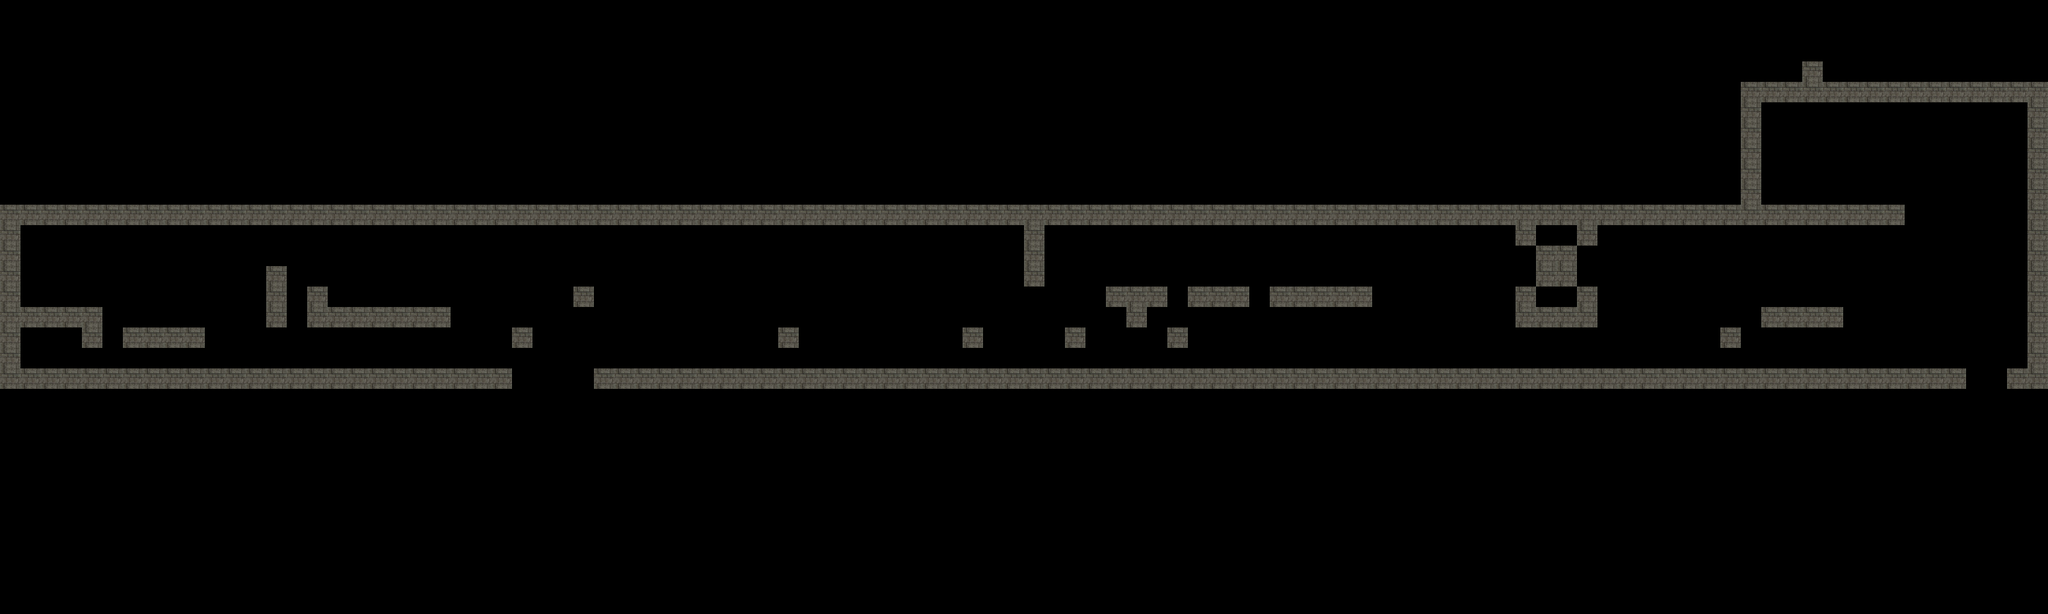

A level layout from a 2D game, rendered from its tile map. Below: a short description, then the map file with tile-grid data replaced by summaries:
An orthogonal 100x30 tile map with 32x32 px tiles, 1 tile layer (BlocsStatiques), 2 tilesets and 45 objects (16x personnage, 9x Plateforme_Point, 8x Plateforme_Base, 5x BlocsBlessant, 4x ramassable, ...).

<map version="1.0" orientation="orthogonal" width="100" height="30" tilewidth="32" tileheight="32">
 <tileset firstgid="1" name="tiles" tilewidth="32" tileheight="32">
  <image source="tile.png" width="128" height="64" />
 </tileset>
 <tileset firstgid="9" name="wall" tilewidth="32" tileheight="32">
  <image source="wall.jpg" width="32" height="32" />
 </tileset>
 <layer name="BlocsStatiques" width="100" height="30">
  <data>[3000 cells, 286 non-empty, 1 distinct tile ids]</data>
 </layer>
 <objectgroup name="Switch" width="100" height="30">
  <object name="Switch1" type="Switch" x="288" y="480" width="32" height="32">
   <properties>
    <property name="Image_Off" value="res/switch_off.png" />
    <property name="Image_On" value="res/switch_on.png" />
    <property name="restoreLevel" value="1" />
   </properties>
  </object>
  <object name="Switch2" type="Switch" x="2144" y="448" width="32" height="32">
   <properties>
    <property name="Image_Off" value="res/switch_off.png" />
    <property name="Image_On" value="res/switch_on.png" />
    <property name="restoreLevel" value="1" />
   </properties>
  </object>
  <object name="Switch3" type="Switch" x="2784" y="448" width="32" height="32">
   <properties>
    <property name="Image_Off" value="res/switch_off.png" />
    <property name="Image_On" value="res/switch_on.png" />
    <property name="restoreLevel" value="1" />
   </properties>
  </object>
  <object name="kamikaze" type="personnage" x="1344" y="544" width="32" height="32">
   <properties>
    <property name="restoreLevel" value="1" />
   </properties>
  </object>
  <object name="kamikaze" type="personnage" x="1408" y="544" width="32" height="32">
   <properties>
    <property name="restoreLevel" value="1" />
   </properties>
  </object>
  <object name="kamikaze" type="personnage" x="1440" y="544" width="32" height="32">
   <properties>
    <property name="restoreLevel" value="1" />
   </properties>
  </object>
  <object name="kamikaze" type="personnage" x="1472" y="544" width="32" height="32">
   <properties>
    <property name="restoreLevel" value="1" />
   </properties>
  </object>
 </objectgroup>
 <objectgroup name="Personnages" width="100" height="30">
  <object name="robot" type="personnage" x="64" y="448" width="32" height="32">
   <properties>
    <property name="restoreLevel" value="1" />
   </properties>
  </object>
  <object name="Plateforme1" type="Plateforme_Base" x="160" y="544" width="32" height="32">
   <properties>
    <property name="Image" value="res/caisse2.png" />
    <property name="Receiver" value="true" />
    <property name="Reverse" value="false" />
    <property name="Sender" value="Switch1" />
    <property name="Signal" value="false" />
    <property name="draw" value="false" />
    <property name="restoreLevel" value="1" />
   </properties>
  </object>
  <object name="kamikaze" type="personnage" x="32" y="544" width="32" height="32">
   <properties>
    <property name="restoreLevel" value="1" />
   </properties>
  </object>
  <object name="Plateforme1" type="Plateforme_Point" x="160" y="512" width="32" height="32">
   <properties>
    <property name="Image" value="res/caisse2.png" />
    <property name="Receiver" value="true" />
    <property name="Reverse" value="false" />
    <property name="Sender" value="Switch1" />
    <property name="Signal" value="false" />
    <property name="restoreLevel" value="1" />
   </properties>
  </object>
  <object name="kamikaze" type="personnage" x="64" y="544" width="32" height="32">
   <properties>
    <property name="restoreLevel" value="1" />
   </properties>
  </object>
  <object name="kamikaze" type="personnage" x="96" y="544" width="32" height="32">
   <properties>
    <property name="restoreLevel" value="1" />
   </properties>
  </object>
  <object name="Plateforme2" type="Plateforme_Base" x="448" y="544" width="32" height="32">
   <properties>
    <property name="Image" value="res/caisse2.png" />
    <property name="Receiver" value="true" />
    <property name="Reverse" value="false" />
    <property name="Sender" value="Switch1" />
    <property name="Signal" value="false" />
    <property name="draw" value="false" />
    <property name="restoreLevel" value="1" />
   </properties>
  </object>
  <object name="Plateforme2" type="Plateforme_Point" x="448" y="480" width="32" height="32">
   <properties>
    <property name="Image" value="res/caisse2.png" />
    <property name="Receiver" value="true" />
    <property name="Reverse" value="false" />
    <property name="Sender" value="Switch1" />
    <property name="Signal" value="false" />
    <property name="restoreLevel" value="1" />
   </properties>
  </object>
  <object name="Pics1" type="BlocsBlessant" x="800" y="576" width="32" height="32">
   <properties>
    <property name="restoreLevel" value="1" />
   </properties>
  </object>
  <object name="Pics2" type="BlocsBlessant" x="832" y="576" width="32" height="32">
   <properties>
    <property name="restoreLevel" value="1" />
   </properties>
  </object>
  <object name="Pics3" type="BlocsBlessant" x="864" y="576" width="32" height="32">
   <properties>
    <property name="restoreLevel" value="1" />
   </properties>
  </object>
  <object name="Pics4" type="BlocsBlessant" x="896" y="576" width="32" height="32">
   <properties>
    <property name="restoreLevel" value="1" />
   </properties>
  </object>
  <object name="kamikaze" type="personnage" x="512" y="416" width="32" height="32">
   <properties>
    <property name="restoreLevel" value="1" />
   </properties>
  </object>
  <object name="kamikaze" type="personnage" x="544" y="416" width="32" height="32">
   <properties>
    <property name="restoreLevel" value="1" />
   </properties>
  </object>
  <object name="potionVitesse" type="ramassable" x="576" y="544" width="32" height="32">
   <properties>
    <property name="restoreLevel" value="1" />
   </properties>
  </object>
  <object name="kamikaze" type="personnage" x="576" y="416" width="32" height="32">
   <properties>
    <property name="restoreLevel" value="1" />
   </properties>
  </object>
  <object name="Plateforme3" type="Plateforme_Base" x="1472" y="480" width="32" height="32">
   <properties>
    <property name="Image" value="res/caisse2.png" />
    <property name="Receiver" value="false" />
    <property name="Reverse" value="true" />
    <property name="Sender" value="Switch1" />
    <property name="Signal" value="true" />
    <property name="draw" value="true" />
    <property name="restoreLevel" value="1" />
   </properties>
  </object>
  <object name="Plateforme3" type="Plateforme_Point" x="1248" y="480" width="32" height="32">
   <properties>
    <property name="Image" value="res/caisse2.png" />
    <property name="Receiver" value="true" />
    <property name="Reverse" value="false" />
    <property name="Sender" value="Switch1" />
    <property name="Signal" value="false" />
    <property name="draw" value="false" />
    <property name="restoreLevel" value="1" />
   </properties>
  </object>
  <object name="kamikaze" type="personnage" x="1248" y="544" width="32" height="32">
   <properties>
    <property name="restoreLevel" value="1" />
   </properties>
  </object>
  <object name="kamikaze" type="personnage" x="1280" y="544" width="32" height="32">
   <properties>
    <property name="restoreLevel" value="1" />
   </properties>
  </object>
  <object name="kamikaze" type="personnage" x="1312" y="544" width="32" height="32">
   <properties>
    <property name="restoreLevel" value="1" />
   </properties>
  </object>
  <object name="kamikaze" type="personnage" x="1376" y="544" width="32" height="32">
   <properties>
    <property name="restoreLevel" value="1" />
   </properties>
  </object>
  </objectgroup>
</map>
<!-- 16 of 45 objects omitted -->
